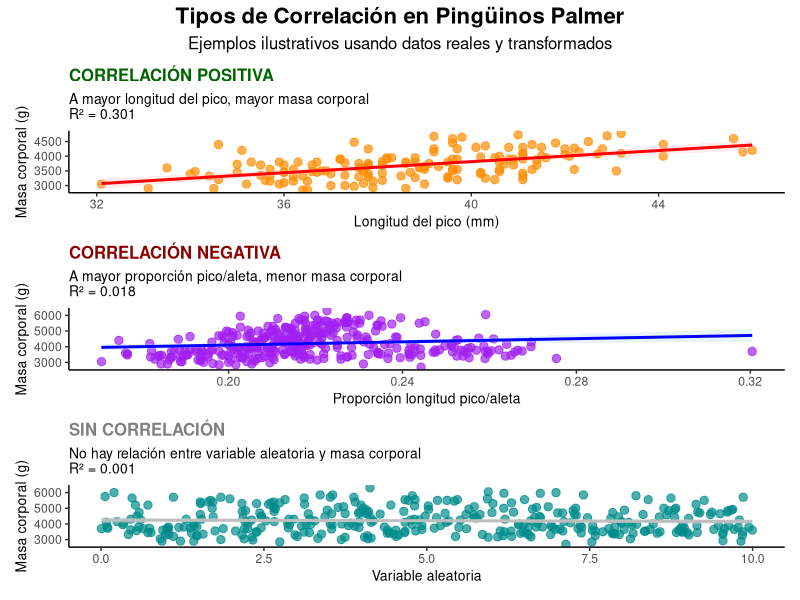

Write R code to recreate this figure.
## ---- chunk 1

#| echo: false
#| warning: false
#| message: false

library(palmerpenguins)
library(ggplot2)
library(dplyr)
library(patchwork)
library (xfun)
library(knitr)
library(rmarkdown)

# Limpiar datos
penguins_clean <- penguins %>%
  filter(!is.na(bill_length_mm), !is.na(body_mass_g), !is.na(flipper_length_mm))

# 1. CORRELACIÓN POSITIVA: Longitud del pico vs Masa corporal (Adelie)
adelie_data <- penguins_clean %>% filter(species == "Adelie")
modelo_positivo <- lm(body_mass_g ~ bill_length_mm, data = adelie_data)
r2_positivo <- summary(modelo_positivo)$r.squared

plot_positivo <- ggplot(adelie_data, aes(x = bill_length_mm, y = body_mass_g)) +
  geom_point(color = "darkorange", alpha = 0.7, size = 2.5) +
  geom_smooth(method = "lm", se = TRUE, color = "red", fill = "pink", alpha = 0.3) +
  labs(
    title = "CORRELACIÓN POSITIVA",
    subtitle = paste("A mayor longitud del pico, mayor masa corporal\nR² =", round(r2_positivo, 3)),
    x = "Longitud del pico (mm)",
    y = "Masa corporal (g)"
  ) +
  theme_classic() +
  theme(
    plot.title = element_text(face = "bold", color = "darkgreen", size = 12),
    plot.subtitle = element_text(size = 10),
    axis.title = element_text(size = 10)
  )

# 2. CORRELACIÓN NEGATIVA: Longitud del pico vs Longitud de aleta (por especie)
penguins_clean <- penguins_clean %>%
  mutate(bill_flipper_ratio = bill_length_mm / flipper_length_mm)

modelo_negativo <- lm(body_mass_g ~ bill_flipper_ratio, data = penguins_clean)
r2_negativo <- summary(modelo_negativo)$r.squared

plot_negativo <- ggplot(penguins_clean, aes(x = bill_flipper_ratio, y = body_mass_g)) +
  geom_point(color = "purple", alpha = 0.7, size = 2.5) +
  geom_smooth(method = "lm", se = TRUE, color = "blue", fill = "lightblue", alpha = 0.3) +
  labs(
    title = "CORRELACIÓN NEGATIVA",
    subtitle = paste("A mayor proporción pico/aleta, menor masa corporal\nR² =", round(r2_negativo, 3)),
    x = "Proporción longitud pico/aleta",
    y = "Masa corporal (g)"
  ) +
  theme_classic() +
  theme(
    plot.title = element_text(face = "bold", color = "darkred", size = 12),
    plot.subtitle = element_text(size = 10),
    axis.title = element_text(size = 10)
  )

# 3. SIN CORRELACIÓN: Variable aleatoria vs masa corporal
set.seed(123) # Para reproducibilidad
penguins_clean <- penguins_clean %>%
  mutate(variable_aleatoria = runif(n(), 0, 10))

modelo_sin_correlacion <- lm(body_mass_g ~ variable_aleatoria, data = penguins_clean)
r2_sin_correlacion <- summary(modelo_sin_correlacion)$r.squared

plot_sin_correlacion <- ggplot(penguins_clean, aes(x = variable_aleatoria, y = body_mass_g)) +
  geom_point(color = "cyan4", alpha = 0.7, size = 2.5) +
  geom_smooth(method = "lm", se = TRUE, color = "gray", fill = "lightgray", alpha = 0.3) +
  labs(
    title = "SIN CORRELACIÓN",
    subtitle = paste("No hay relación entre variable aleatoria y masa corporal\nR² =", round(r2_sin_correlacion, 3)),
    x = "Variable aleatoria",
    y = "Masa corporal (g)"
  ) +
  theme_classic() +
  theme(
    plot.title = element_text(face = "bold", color = "gray50", size = 12),
    plot.subtitle = element_text(size = 10),
    axis.title = element_text(size = 10)
  )

# Organizar en una sola columna
plot_positivo / plot_negativo / plot_sin_correlacion +
  plot_annotation(
    title = "Tipos de Correlación en Pingüinos Palmer",
    subtitle = "Ejemplos ilustrativos usando datos reales y transformados",
    theme = theme(
      plot.title = element_text(face = "bold", size = 16, hjust = 0.5),
      plot.subtitle = element_text(size = 12, hjust = 0.5)
    )
  )

library(knitr)
library(rmarkdown)
